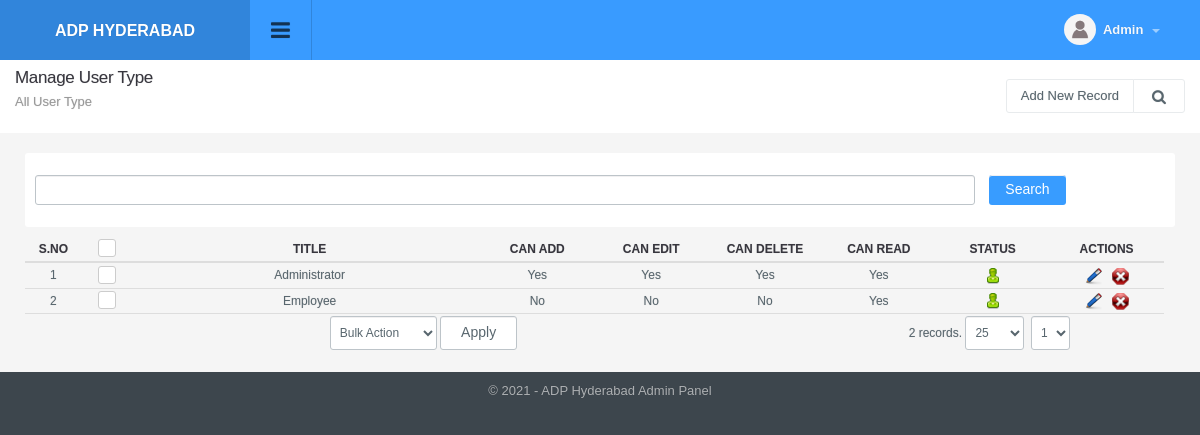
The app's page /admin/admin_type_manage.php (signed in) with its own data.
### tables this page shows
CREATE TABLE `config_variable` (
  `id` int(11) NOT NULL,
  `config_type_id` int(11) NOT NULL,
  `title` varchar(512) NOT NULL,
  `notes` varchar(512) NOT NULL,
  `type` varchar(200) NOT NULL,
  `default_values` text NOT NULL,
  `key` varchar(200) NOT NULL,
  `value` text NOT NULL,
  `sortorder` int(11) NOT NULL
);

CREATE TABLE `admin_type` (
  `id` int(11) NOT NULL,
  `title` varchar(200) NOT NULL,
  `can_add` int(1) NOT NULL DEFAULT 0,
  `can_edit` int(1) NOT NULL DEFAULT 0,
  `can_delete` int(1) NOT NULL DEFAULT 0,
  `can_read` int(1) NOT NULL DEFAULT 0,
  `status` int(1) NOT NULL DEFAULT 1,
  `ts` timestamp NULL DEFAULT current_timestamp() ON UPDATE current_timestamp()
);

### admin/include/utility.php (called while the page is built, shortened)
<?php
function get_config($var){
	global $dblink;
	$sql="select value from config_variable where `key`='".slash($var)."'";
	$resConfig=doquery($sql,$dblink);
	if(numrows($resConfig)>0){
		while($rowConfig=dofetch($resConfig))
			return unslash($rowConfig["value"]);
	}
}
$site_title=get_config("site_title");
function slash($str){
	if(!is_array($str))
		return utf8_encode(addslashes($str));
	else{
		for($i=0; $i<count($str); $i++)
			$str[$i]=slash($str[$i]);
		return $str;
	}
}
function unslash($str){
	return stripslashes(utf8_decode($str));
	}
function getAdminType($value){
	if( $value == 1 ) {
		return "Yes";
	}
	else {
		return "No";
	}
}

### admin/include/db.php (called while the page is built, shortened)
<?php
function doquery($qr,$lnk){
	@$res=mysqli_query($lnk,$qr) or die($qr." - ".mysqli_error($lnk));
	return $res;
}
function dofetch($rs){
	@$rec=mysqli_fetch_array($rs);
	return $rec;
}
function numrows($rs){
	return mysqli_num_rows($rs);
}

### admin/modules/admin_type/list.php (the view, shortened to what this page needs)
<?php
$q="";
$extra='';
$is_search=false;
if(isset($_SESSION["admin_type_manage"]["q"]))
	$q=$_SESSION["admin_type_manage"]["q"];
else
	$q="";
?>
<div class="page-header">
	<h1 class="title">Manage User Type</h1>
  	<ol class="breadcrumb">
    	<li class="active">All User Type</li>
  	</ol>
  	<div class="right">
    	<div class="btn-group" role="group" aria-label="...">
        	<a href="admin_type_manage.php?tab=add" class="btn btn-light editproject">Add New Record</a> <a id="topstats" class="btn btn-light" href="#"><i class="fa fa-search"></i></a>
        </div>
  	</div>
</div>
<ul class="topstats clearfix search_filter"<?php if($is_search) echo ' style="display: block"';?>>
	<li class="col-xs-12 col-lg-12 col-sm-12">
        <div>
        	<form class="form-horizontal" action="" method="get">
                <div class="col-sm-10 col-xs-8">
                  <input type="text" title="Enter String" value="<?php echo $q;?>" name="q" id="search" class="form-control" >
                </div>
                <div class="col-sm-1 col-xs-2">
                    <input type="submit" class="btn btn-default btn-l" value="Search" alt="Search Record" title="Search Record" />
                </div>
          	</form>
        </div>
  	</li>
</ul>
<div class="panel-body table-responsive">
	<table class="table table-hover list">
    	<thead>
            <tr>
                <th width="5%" class="text-center">S.No</th>
                <th width="5%" class="text-center">
                    <div class="checkbox checkbox-primary">
                    <label for="select_all"></label></div>
                </th>
                <th width="30%">Title</th>
                <th width="10%">Can Add</th>
                <th width="10%">Can Edit</th>
                <th width="10%">Can Delete</th>
                <th width="10%">Can Read</th>
                <th width="10%" class="text-center">Status</th>
                <th width="10%" class="text-center">Actions</th>
            </tr>
    	</thead>
    	<tbody>
			<?php
			$sql="select * from admin_type where 1 $extra";
			$rs=show_page($rows, $pageNum, $sql);
			if(numrows($rs)>0){
				$sn=1;
				while($r=dofetch($rs)){
					?>
					<tr>
						<td class="text-center"><?php echo $sn;?></td>
						<td class="text-center">
							<div class="checkbox margin-t-0 checkbox-primary">
                            <label for="<?php echo "rec_".$sn?>"></label></div>
						</td>
						<td><?php echo unslash($r["title"]); ?></td>
						<td><?php echo getAdminType(unslash($r["can_add"])); ?></td>
						<td><?php echo getAdminType(unslash($r["can_edit"])); ?></td>
						<td><?php echo getAdminType(unslash($r["can_delete"])); ?></td>
						<td><?php echo getAdminType(unslash($r["can_read"])); ?></td>
                        <td class="text-center"><a href="admin_type_manage.php?id=<?php echo $r['id'];?>&tab=status&s=<?php echo ($r["status"]==0)?1:0;?>">
                            <?php
                            if($r["status"]==0){
                                ?>
                                <img src="images/offstatus.png" alt="Off" title="Set Status On">
                                <?php
                            }
                            else{
                                ?>
                                <img src="images/onstatus.png" alt="On" title="Set Status Off">
                                <?php
                            }
                            ?>
                        </a></td>
                        <td class="text-center">
                            <a href="admin_type_manage.php?tab=edit&id=<?php echo $r['id'];?>"><img title="Edit Record" alt="Edit" src="images/edit.png"></a>&nbsp;&nbsp;
                            <a onclick="return confirm('Are you sure you want to delete')" href="admin_type_manage.php?id=<?php echo $r['id'];?>&amp;tab=delete"><img title="Delete Record" alt="Delete" src="images/delete.png"></a>
                        </td>
                    </tr>
                    <?php
                    $sn++;
                }
                ?>
                <tr>
                    <td colspan="6" class="actions">
                        <select name="bulk_action" id="bulk_action" title="Choose Action">
                            <option value="null">Bulk Action</option>
                        </select>
                        <input type="button" name="apply" value="Apply" id="apply_bulk_action" class="btn btn-light" title="Apply Action"  />
                    </td>
                    <td colspan="3" class="paging" title="Paging" align="right"><?php echo pages_list($rows, "admin_type", $sql, $pageNum)?></td>
                </tr>
                <?php
            }
            else{
                ?>
                <tr>
                    <td colspan="9"  class="no-record">No Result Found</td>
                </tr>
                <?php
            }
            ?>
    	</tbody>
  	</table>
</div>

### admin/include/header.php (shortened to what this page needs)
<!DOCTYPE html PUBLIC "-//W3C//DTD XHTML 1.0 Transitional//EN" "http://www.w3.org/TR/xhtml1/DTD/xhtml1-transitional.dtd">
<html xmlns="http://www.w3.org/1999/xhtml">
<head>
<link type="text/css" rel="stylesheet" href="css/font-awesome.min.css" />
<link type="text/css" rel="stylesheet" href="css/font-awesome.css" />
<link type="text/css" rel="stylesheet"  href="css/bootstrap.css" />
<link rel="stylesheet" href="css/bootstrap-datetimepicker.min.css" />
<link type="text/css" rel="stylesheet"  href="css/awesome-bootstrap-checkbox.css" />
<link href="css/general.css" type="text/css" rel="stylesheet" />
<link type="text/css" rel="stylesheet"  href="css/style.css" />
<link rel="stylesheet" href="//code.jquery.com/ui/1.12.1/themes/base/jquery-ui.css">
</head>
<body>
	<div id="wrapper" class="round_corners">
    	<div id="top" class="clearfix">
            <div class="applogo">
			<a href="index.php" class="logo"><?php $admin_logo=get_config("admin_logo"); if(empty($admin_logo)) echo $site_title; else { ?><img src="<?php echo $file_upload_root;?>config/<?php echo $admin_logo?>" /><?php }?></a>
            </div>
            <a class="sidebar-open-button" href="#"><i class="fa fa-bars"></i></a>
            <ul class="top-right">
            	<li class="dropdown link">
                	<a class="dropdown-toggle profilebox" data-toggle="dropdown" href="#">
                    	<img alt="img" src="images/profileimg-default.png">
                        <b><?php echo ucfirst((isset($_SESSION["logged_in_admin"]) && $_SESSION["logged_in_admin"]!="")?$_SESSION["logged_in_admin"]["name"]:"Guest");?></b>
                        <span class="caret"></span>
                    </a>
                </li>
           </ul>
        </div>
		<div class="content" style="margin-left:0">

### admin/include/footer.php (shortened to what this page needs)
<div id="footer" class="bottom_round_corners">
	<div id="footer_content">
    	<address>&copy; <?php echo date("Y");?> - <?php echo $site_title; ?> Admin Panel</address>
    </div>
</div>
<link href="js/fancybox/jquery.fancybox.min.css" rel="stylesheet" type="text/css" />
<link href="js/chosen/chosen.css" rel="stylesheet" type="text/css" />
<link rel="stylesheet" type="text/css" href="css/angularjs-datetime-picker.css" />
</body>
</html>

### records on screen
config_variable: value "ADP HYDERABAD", value "ADP Hyderabad"
admin_type: title "Administrator", can_add "Yes", can_edit "Yes", can_delete "Yes", can_read "Yes", status 1 (drawn)
admin_type: title "Employee", can_add "No", can_edit "No", can_delete "No", can_read "Yes", status 1 (drawn)

### other values on screen
pages_list($rows, "admin_type", $sql, $pageNum) "2 records."
form field page "1"
